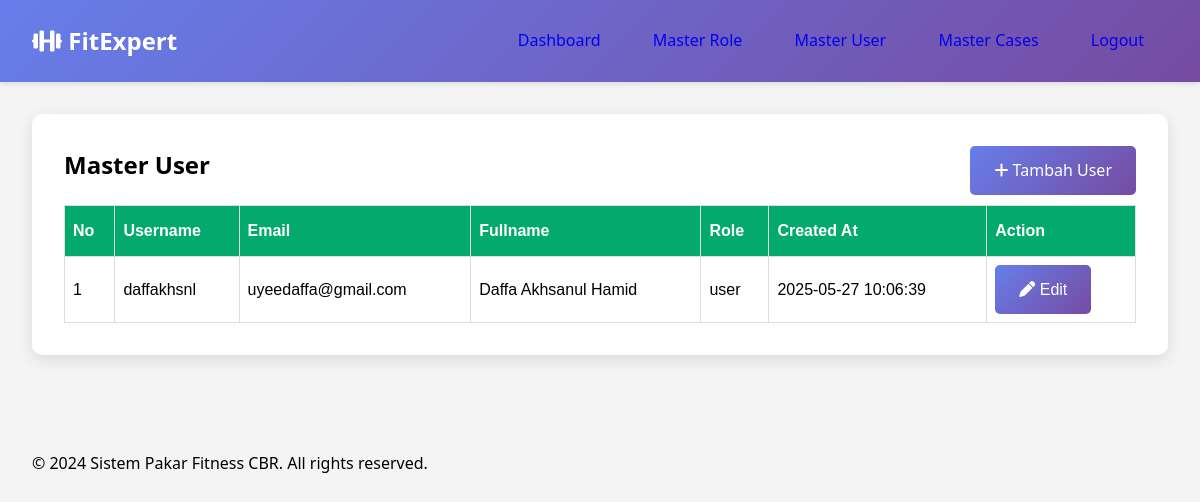
/user/master-user/index.php (signed in), run on an earlier commit of the app's database.
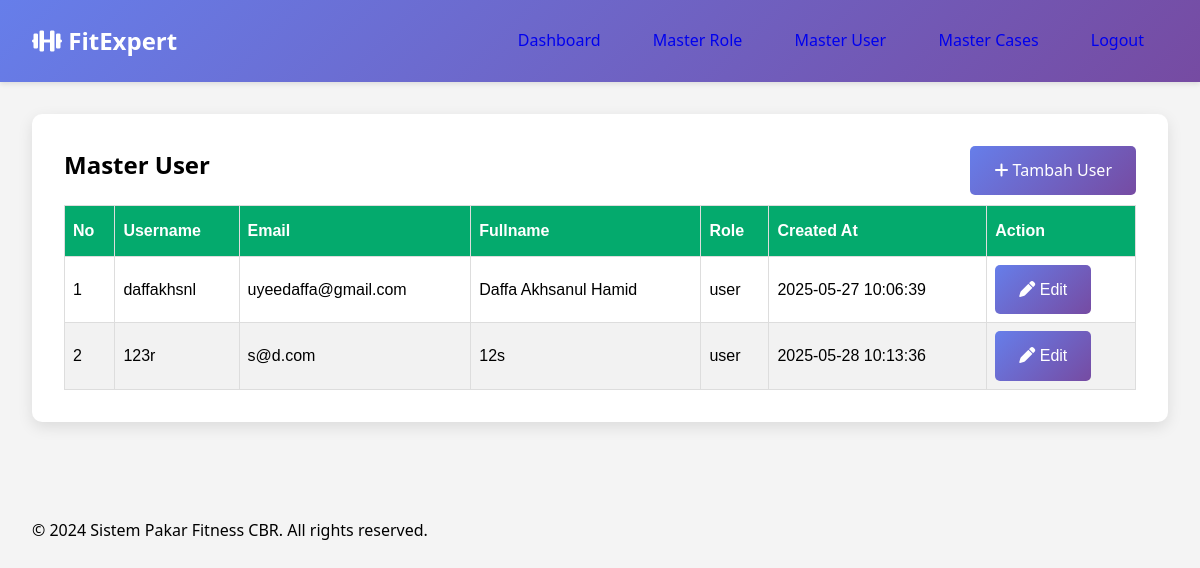
And on a later commit of the database.
### tables this page shows
CREATE TABLE `users` (
  `user_id` int(11) NOT NULL,
  `username` varchar(50) NOT NULL,
  `email` varchar(100) NOT NULL,
  `password` varchar(255) NOT NULL,
  `full_name` varchar(100) NOT NULL,
  `role` enum('admin','user') DEFAULT 'user',
  `created_at` timestamp NOT NULL DEFAULT current_timestamp()
);

### user/master-user/index.php (the view, shortened to what this page needs)
<?php
if ($_SERVER['REQUEST_METHOD'] == 'GET') {
    $database = new Database();
    $db = $database->getConnection();
    $query = "SELECT * FROM users";
    $stmt = $db->prepare($query);
    $stmt->execute();
    $users = $stmt->fetchAll(PDO::FETCH_ASSOC);
}
include '../../includes/header.php';
?>
<div class="container">
    <div class="card">
        <div style="margin-bottom: 10px; display: flex; justify-content: space-between;">
            <h2>Master User</h2>
            <div>
                <a href="/user/master-user/create.php" class="btn btn-primary btn-block">
                    <i class="fas fa-plus"></i> Tambah User
                </a>
            </div>
        </div>
        <table class="table">
            <thead>
                <tr>
                    <th>No</th>
                    <th>Username</th>
                    <th>Email</th>
                    <th>Fullname</th>
                    <th>Role</th>
                    <th>Created At</th>
                    <th>Action</th>
                </tr>
            </thead>
            <tbody>
                <?php foreach ($users ?? [] as $key => $user): ?>
                    <tr>
                        <td><?=$key+1?></td>
                        <td><?= htmlspecialchars($user['username']) ?></td>
                        <td><?= htmlspecialchars($user['email']) ?></td>
                        <td><?= htmlspecialchars($user['full_name']) ?></td>
                        <td><?= htmlspecialchars($user['role']) ?></td>
                        <td><?= htmlspecialchars($user['created_at']) ?></td>
                        <td>
                            <a href="<?="/user/master-user/edit.php?id={$user['user_id']}"?>" class="btn btn-primary btn-block">
                                <i class="fas fa-pen"></i> Edit
                            </a>
                        </td>
                    </tr>
                <?php endforeach; ?>
            </tbody>
        </table>
    </div>
</div>
<?php include '../../includes/footer.php'; ?>

### includes/header.php (shortened to what this page needs)
<!DOCTYPE html>
<html lang="id">
<head>
    <link rel="stylesheet" href="<?php echo BASE_URL; ?>assets/css/style.css">
    <link rel="stylesheet" href="https://cdnjs.cloudflare.com/ajax/libs/font-awesome/6.0.0/css/all.min.css">
</head>
<body>
    <header class="header">
        <nav class="navbar">
            <div class="logo">
                <h2><i class="fas fa-dumbbell"></i> FitExpert</h2>
            </div>
            <div class="nav-links">
                <?php if(isset($_SESSION['user_id'])): ?>
                    <a href="/" class="btn btn-outline">Dashboard</a>
                    <a href="/user/master-role" class="btn btn-outline">Master Role</a>
                    <a href="/user/master-user" class="btn btn-outline">Master User</a>
                    <a href="/user/master-cases" class="btn btn-outline">Master Cases</a>
                    <a href="/logout.php" class="btn btn-outline">Logout</a>
                <?php else: ?>
                    <a href="/login.php" class="btn btn-outline">Login</a>
                    <a href="/register.php" class="btn btn-outline">Register</a>
                <?php endif; ?>
            </div>
        </nav>
    </header>
    <main>

### includes/footer.php (shortened to what this page needs)
</main>
    <footer class="footer">
        <div class="container">
            <p>&copy; 2024 Sistem Pakar Fitness CBR. All rights reserved.</p>
        </div>
    </footer>
</body>
</html>

### assets/css/style.css (style rules this page uses)
* { margin: 0; padding: 0; box-sizing: border-box; }
body { font-family: 'Segoe UI', Tahoma, Geneva, Verdana, sans-serif; line-height: 1.6; background-color: #f4f4f4; }
.header { background: linear-gradient(135deg, #667eea 0%, #764ba2 100%); color: white; padding: 1rem 0; box-shadow: 0 2px 5px rgba(0,0,0,0.1); }
.navbar { display: flex; justify-content: space-between; align-items: center; max-width: 1200px; margin: 0 auto; padding: 0 2rem; }
.container { max-width: 1200px; margin: 0 auto; padding: 2rem; }
.card { background: white; border-radius: 10px; padding: 2rem; margin-bottom: 2rem; box-shadow: 0 5px 15px rgba(0,0,0,0.1); }
.btn { padding: 0.75rem 1.5rem; border: none; border-radius: 5px; cursor: pointer; font-size: 1rem; text-decoration: none; display: inline-block; text-align: center; transition: all 0.3s; }
.btn-primary { background: linear-gradient(135deg, #667eea 0%, #764ba2 100%); color: white; }
.table { font-family: Arial, Helvetica, sans-serif; border-collapse: collapse; width: 100%; }
.table td, .table th { border: 1px solid #ddd; padding: 8px; }
.table tr:nth-child(even) { background-color: #f2f2f2; }
.table th { padding-top: 12px; padding-bottom: 12px; text-align: left; background-color: #04AA6D; color: white; }

What changed in the data, as far as the page shows it:
added users: username "123r", email "s@d.com", full_name "12s", role "user", created_at "2025-05-28 10:13:36"
